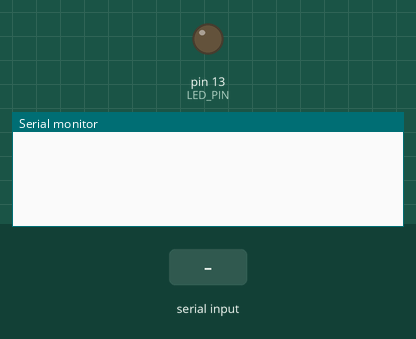
Simulated run of this sketch. Board: Arduino Uno, built with avr-gcc and run on an emulated ATmega328P. Parts: output pins drawn as LEDs (lit = HIGH), the last lines printed to the serial monitor. Inputs (shaded band) come from the test bench.

Above: at 1.2 s.
1.3 s: "off" received over Serial
At 3.5 s:
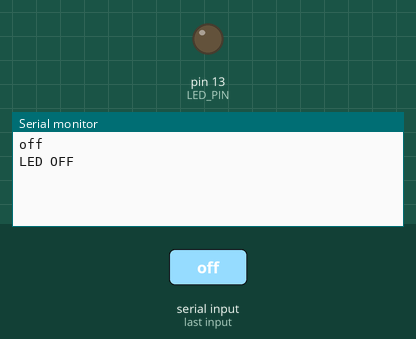
3.8 s: "1" received over Serial
At 5.4 s:
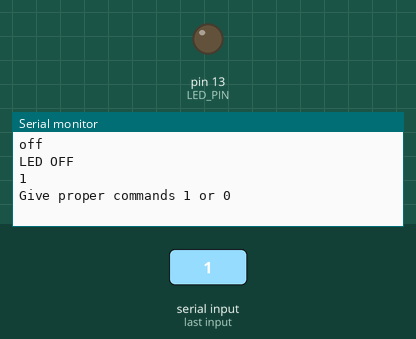

Measured:
- after the input at 1.3 s, the serial monitor: prints a new line after 1.0 s (image 1)
- after the input at 3.8 s, the serial monitor: prints a new line after 1.0 s (image 2)

The sketch:

Blink_input2.ino
```cpp
int LED_PIN = 13;
void setup() {
  // initialize digital pin LED_BUILTIN as an output.

  pinMode(LED_PIN, OUTPUT);
  Serial.begin(9600);
}

// the loop function runs over and over again forever
void loop() {
  if(Serial.available() > 0){
      String value = Serial.readString();
//      value.trim();
      Serial.println(value);

      if(value.compareTo("on") == 0){
        Serial.println("LED ON");
        digitalWrite(LED_PIN, HIGH);
        Serial.println("LED ON");
      }
      else if(value == "off" ){
        digitalWrite(LED_PIN, LOW);
        Serial.println("LED OFF");
      }
      else{
        Serial.println("Give proper commands 1 or 0");
      }
   }
//   delay(5000);
}
```
